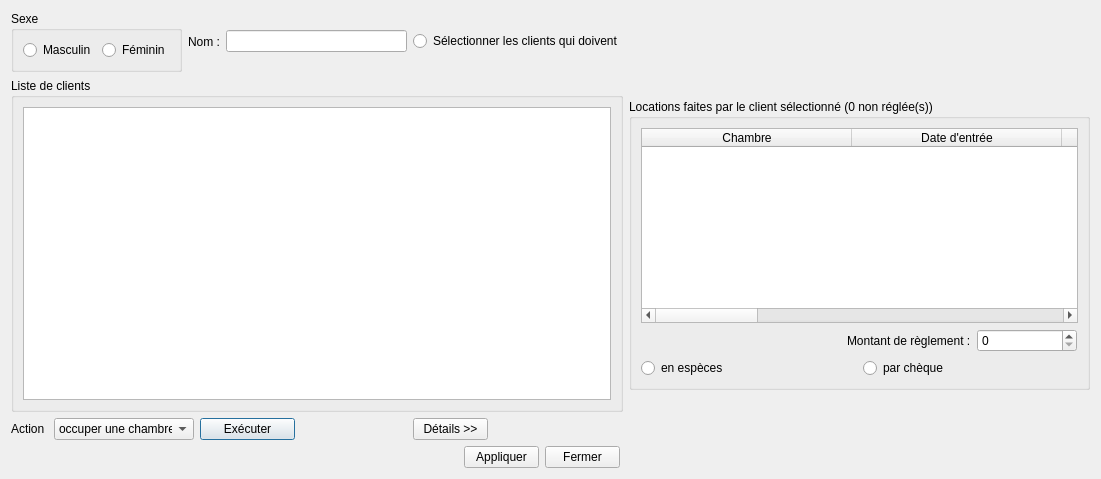
<?xml version="1.0" encoding="UTF-8"?>
<ui version="4.0">
 <class>DialogRechercherUnClient</class>
 <widget class="QDialog" name="DialogRechercherUnClient">
  <property name="geometry">
   <rect>
    <x>0</x>
    <y>0</y>
    <width>1101</width>
    <height>479</height>
   </rect>
  </property>
  <property name="windowTitle">
   <string>Rechercher un client</string>
  </property>
  <layout class="QGridLayout" name="gridLayout_4">
   <item row="0" column="0">
    <widget class="QGroupBox" name="groupBox">
     <property name="title">
      <string>Sexe</string>
     </property>
     <layout class="QGridLayout" name="gridLayout">
      <item row="0" column="0">
       <widget class="QRadioButton" name="Masculin">
        <property name="text">
         <string>Masculin</string>
        </property>
       </widget>
      </item>
      <item row="0" column="1">
       <widget class="QRadioButton" name="Feminin">
        <property name="text">
         <string>Féminin</string>
        </property>
       </widget>
      </item>
     </layout>
    </widget>
   </item>
   <item row="0" column="1">
    <layout class="QHBoxLayout" name="horizontalLayout">
     <item>
      <widget class="QLabel" name="label">
       <property name="text">
        <string>Nom :</string>
       </property>
      </widget>
     </item>
     <item>
      <widget class="QLineEdit" name="lineEditNom"/>
     </item>
    </layout>
   </item>
   <item row="0" column="2">
    <widget class="QRadioButton" name="rb_clientsCrediteurs">
     <property name="text">
      <string>Sélectionner les clients qui doivent</string>
     </property>
    </widget>
   </item>
   <item row="1" column="0" colspan="3">
    <widget class="QGroupBox" name="groupBoxListeClients">
     <property name="maximumSize">
      <size>
       <width>16777215</width>
       <height>16777215</height>
      </size>
     </property>
     <property name="title">
      <string>Liste de clients</string>
     </property>
     <layout class="QGridLayout" name="gridLayout_3">
      <item row="0" column="0">
       <widget class="QTableView" name="tableViewClients">
        <property name="selectionMode">
         <enum>QAbstractItemView::SingleSelection</enum>
        </property>
        <property name="selectionBehavior">
         <enum>QAbstractItemView::SelectRows</enum>
        </property>
        <property name="textElideMode">
         <enum>Qt::ElideMiddle</enum>
        </property>
        <attribute name="horizontalHeaderDefaultSectionSize">
         <number>150</number>
        </attribute>
        <attribute name="horizontalHeaderDefaultSectionSize">
         <number>150</number>
        </attribute>
       </widget>
      </item>
     </layout>
    </widget>
   </item>
   <item row="1" column="3">
    <widget class="QGroupBox" name="groupBoxDetails">
     <property name="minimumSize">
      <size>
       <width>461</width>
       <height>0</height>
      </size>
     </property>
     <property name="maximumSize">
      <size>
       <width>16777215</width>
       <height>291</height>
      </size>
     </property>
     <property name="title">
      <string>Locations faites par le client sélectionné (0 non réglée(s))</string>
     </property>
     <layout class="QGridLayout" name="gridLayout_2">
      <item row="0" column="0" colspan="2">
       <widget class="QTableWidget" name="tableWidget">
        <property name="selectionMode">
         <enum>QAbstractItemView::SingleSelection</enum>
        </property>
        <property name="selectionBehavior">
         <enum>QAbstractItemView::SelectRows</enum>
        </property>
        <attribute name="horizontalHeaderDefaultSectionSize">
         <number>210</number>
        </attribute>
        <attribute name="horizontalHeaderStretchLastSection">
         <bool>true</bool>
        </attribute>
        <attribute name="horizontalHeaderStretchLastSection">
         <bool>true</bool>
        </attribute>
        <attribute name="horizontalHeaderDefaultSectionSize">
         <number>210</number>
        </attribute>
        <column>
         <property name="text">
          <string>Chambre</string>
         </property>
        </column>
        <column>
         <property name="text">
          <string>Date d'entrée</string>
         </property>
        </column>
        <column>
         <property name="text">
          <string>Date de sortie</string>
         </property>
        </column>
        <column>
         <property name="text">
          <string>Durée</string>
         </property>
        </column>
        <column>
         <property name="text">
          <string>Prix total</string>
         </property>
        </column>
        <column>
         <property name="text">
          <string>Montant payé</string>
         </property>
        </column>
        <column>
         <property name="text">
          <string>Montant restant</string>
         </property>
        </column>
        <column>
         <property name="text">
          <string>NumOccup</string>
         </property>
        </column>
       </widget>
      </item>
      <item row="1" column="0" colspan="2">
       <layout class="QFormLayout" name="formLayout_3">
        <property name="formAlignment">
         <set>Qt::AlignRight|Qt::AlignTop|Qt::AlignTrailing</set>
        </property>
        <property name="rightMargin">
         <number>7</number>
        </property>
        <item row="0" column="0">
         <widget class="QLabel" name="label_3">
          <property name="text">
           <string>Montant de règlement :</string>
          </property>
         </widget>
        </item>
        <item row="0" column="1">
         <widget class="QSpinBox" name="spinBoxMR">
          <property name="maximumSize">
           <size>
            <width>100</width>
            <height>16777215</height>
           </size>
          </property>
          <property name="maximum">
           <number>1000000000</number>
          </property>
          <property name="singleStep">
           <number>500</number>
          </property>
         </widget>
        </item>
       </layout>
      </item>
      <item row="2" column="0">
       <widget class="QRadioButton" name="rb_enEspeces">
        <property name="text">
         <string>en espèces</string>
        </property>
       </widget>
      </item>
      <item row="2" column="1">
       <widget class="QRadioButton" name="rb_compteBancaire">
        <property name="text">
         <string>par chèque</string>
        </property>
       </widget>
      </item>
     </layout>
    </widget>
   </item>
   <item row="2" column="0" colspan="2">
    <layout class="QFormLayout" name="formLayout_2">
     <item row="0" column="0">
      <layout class="QHBoxLayout" name="horizontalLayout_2">
       <item>
        <widget class="QLabel" name="label_2">
         <property name="maximumSize">
          <size>
           <width>37</width>
           <height>16777215</height>
          </size>
         </property>
         <property name="text">
          <string>Action :</string>
         </property>
        </widget>
       </item>
       <item>
        <widget class="QComboBox" name="comboBoxAction">
         <property name="maximumSize">
          <size>
           <width>140</width>
           <height>16777215</height>
          </size>
         </property>
         <property name="sizeAdjustPolicy">
          <enum>QComboBox::AdjustToContents</enum>
         </property>
         <item>
          <property name="text">
           <string>occuper une chambre</string>
          </property>
         </item>
         <item>
          <property name="text">
           <string>réserver une chambre</string>
          </property>
         </item>
        </widget>
       </item>
      </layout>
     </item>
     <item row="0" column="1">
      <widget class="QPushButton" name="btn_OK">
       <property name="maximumSize">
        <size>
         <width>95</width>
         <height>23</height>
        </size>
       </property>
       <property name="text">
        <string>Exécuter</string>
       </property>
      </widget>
     </item>
    </layout>
   </item>
   <item row="2" column="2">
    <widget class="QPushButton" name="btn_details">
     <property name="maximumSize">
      <size>
       <width>75</width>
       <height>23</height>
      </size>
     </property>
     <property name="text">
      <string>Détails &gt;&gt;</string>
     </property>
    </widget>
   </item>
   <item row="3" column="2">
    <layout class="QFormLayout" name="formLayout">
     <property name="formAlignment">
      <set>Qt::AlignRight|Qt::AlignTop|Qt::AlignTrailing</set>
     </property>
     <property name="rightMargin">
      <number>9</number>
     </property>
     <item row="0" column="1">
      <widget class="QPushButton" name="btn_Annuler">
       <property name="maximumSize">
        <size>
         <width>75</width>
         <height>23</height>
        </size>
       </property>
       <property name="layoutDirection">
        <enum>Qt::RightToLeft</enum>
       </property>
       <property name="text">
        <string>Fermer</string>
       </property>
      </widget>
     </item>
     <item row="0" column="0">
      <widget class="QPushButton" name="btn_appliquer">
       <property name="maximumSize">
        <size>
         <width>75</width>
         <height>23</height>
        </size>
       </property>
       <property name="layoutDirection">
        <enum>Qt::RightToLeft</enum>
       </property>
       <property name="text">
        <string>Appliquer</string>
       </property>
      </widget>
     </item>
    </layout>
   </item>
  </layout>
 </widget>
 <resources/>
 <connections/>
</ui>
